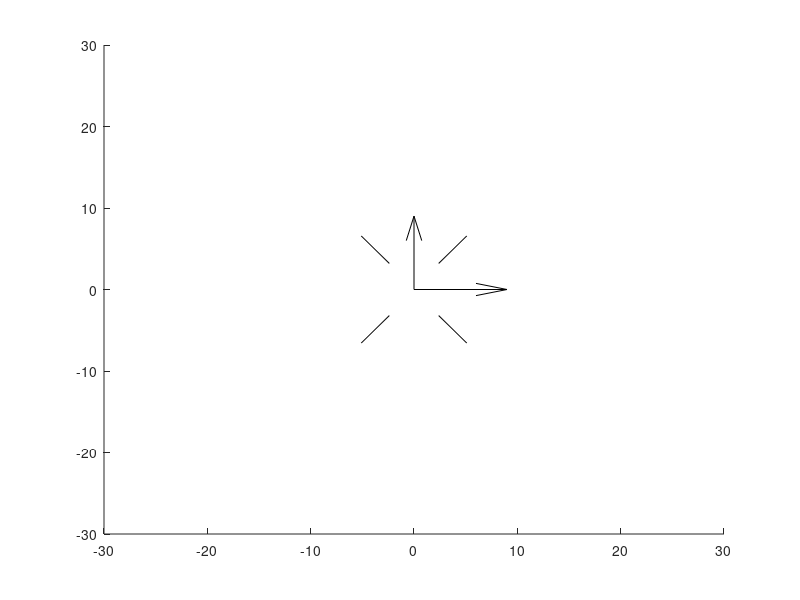

Here is the MATLAB script that generated this plot: (Note: this script raises an error after producing the figure.)
% Author: Julián Santos
% Description: This code plot an easy representation of the 3D horn antenna
% 60GHz
%% Plot 3D structure and coordinate system
function plotstructure3D
vert = [-5.1 -6.565 41.2;5.1 -6.565 41.2;5.1 6.565 41.2;-5.1 6.565 41.2];
patch('Vertices',vert,'Faces',[1 2 3 4],'FaceVertexCData',hsv(2),'FaceColor',[1 0.84 0])

vert = [-3.6 -5.065 41.2;3.6 -5.065 41.2;3.6 5.065 41.2;-3.6 5.065 41.2];
patch('Vertices',vert,'Faces',[1 2 3 4],'FaceVertexCData',hsv(2),'FaceColor',[1 0 0])

vert = [-2.39 -3.2 13;2.39 -3.2 13;2.39 3.2 13;-2.39 3.2 13];
patch('Vertices',vert,'Faces',[1 2 3 4],'FaceVertexCData',hsv(2),'FaceColor',[1 0.84 0])

vert = [-0.89 -1.7 13;0.89 -1.7 13;0.89 1.7 13;-0.89 1.7 13];
patch('Vertices',vert,'Faces',[1 2 3 4],'FaceVertexCData',hsv(2),'FaceColor',[1 0 0])

line([-2.39 -2.39],[3.2 3.2],[13 26],'Color','black','LineStyle','-')
line([2.39 2.39],[3.2 3.2],[13 26],'Color','black','LineStyle','-')
line([-2.39 -2.39],[-3.2 -3.2],[13 26],'Color','black','LineStyle','-')
line([2.39 2.39],[-3.2 -3.2],[13 26],'Color','black','LineStyle','-')


line([-2.39 -5.1],[3.2 6.565],[26 41.2],'Color','black','LineStyle','-')
line([2.39 5.1],[3.2 6.565],[26 41.2],'Color','black','LineStyle','-')
line([-2.39 -5.1],[-3.2 -6.565],[26 41.2],'Color','black','LineStyle','-')
line([2.39 5.1],[-3.2 -6.565],[26 41.2],'Color','black','LineStyle','-')

hold on;
% Plot coordinate system
quiver3(zeros(3,1),zeros(3,1),zeros(3,1),[10;0;0],[0;10;0],[0;0;10],'color','black'); 

beta = 1;
L=50; %length of the layer of measurement in milimeters
z = [51.1 20.1];
if beta == 1 
    vert = [-L/2 -L/2 z(1);L/2 -L/2 z(1);L/2 L/2 z(1);-L/2 L/2 z(1)];
    patch('Vertices',vert,'Faces',[1 2 3 4],'FaceVertexCData',hsv(2),'FaceColor',[1 0 0])
    
    vert = [-L/2 -L/2 z(2);L/2 -L/2 z(2);L/2 L/2 z(2);-L/2 L/2 z(2)];
    patch('Vertices',vert,'Faces',[1 2 3 4],'FaceVertexCData',hsv(2),'FaceColor',[1 0 0])
end

alpha(.5)
view(21,14) % default view, [az, el]
xlabel('x [mm]')
ylabel('y [mm]')
zlabel('z [mm]')


    

end